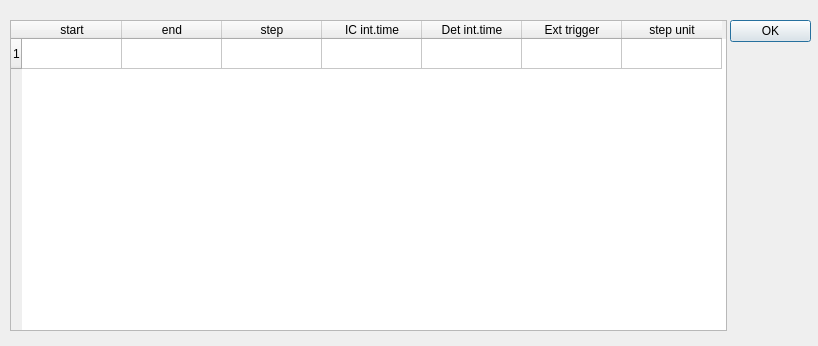
<?xml version="1.0" encoding="UTF-8"?>
<ui version="4.0">
 <class>Dialog</class>
 <widget class="QDialog" name="Dialog">
  <property name="geometry">
   <rect>
    <x>0</x>
    <y>0</y>
    <width>818</width>
    <height>346</height>
   </rect>
  </property>
  <property name="windowTitle">
   <string>Intervals</string>
  </property>
  <widget class="QDialogButtonBox" name="buttonBox">
   <property name="geometry">
    <rect>
     <x>730</x>
     <y>20</y>
     <width>81</width>
     <height>31</height>
    </rect>
   </property>
   <property name="orientation">
    <enum>Qt::Vertical</enum>
   </property>
   <property name="standardButtons">
    <set>QDialogButtonBox::Ok</set>
   </property>
  </widget>
  <widget class="QTableWidget" name="tableWidget">
   <property name="geometry">
    <rect>
     <x>10</x>
     <y>20</y>
     <width>717</width>
     <height>311</height>
    </rect>
   </property>
   <property name="showGrid">
    <bool>true</bool>
   </property>
   <row>
    <property name="text">
     <string>1</string>
    </property>
   </row>
   <column>
    <property name="text">
     <string>start</string>
    </property>
   </column>
   <column>
    <property name="text">
     <string>end</string>
    </property>
   </column>
   <column>
    <property name="text">
     <string>step</string>
    </property>
   </column>
   <column>
    <property name="text">
     <string>IC int.time</string>
    </property>
   </column>
   <column>
    <property name="text">
     <string>Det int.time</string>
    </property>
   </column>
   <column>
    <property name="text">
     <string>Ext trigger</string>
    </property>
   </column>
   <column>
    <property name="text">
     <string>step unit</string>
    </property>
   </column>
   <item row="0" column="0">
    <property name="text">
     <string/>
    </property>
   </item>
   <item row="0" column="2">
    <property name="text">
     <string/>
    </property>
   </item>
   <item row="0" column="5">
    <property name="text">
     <string/>
    </property>
   </item>
  </widget>
 </widget>
 <resources/>
 <connections>
  <connection>
   <sender>buttonBox</sender>
   <signal>accepted()</signal>
   <receiver>Dialog</receiver>
   <slot>accept()</slot>
   <hints>
    <hint type="sourcelabel">
     <x>248</x>
     <y>254</y>
    </hint>
    <hint type="destinationlabel">
     <x>157</x>
     <y>274</y>
    </hint>
   </hints>
  </connection>
  <connection>
   <sender>buttonBox</sender>
   <signal>rejected()</signal>
   <receiver>Dialog</receiver>
   <slot>reject()</slot>
   <hints>
    <hint type="sourcelabel">
     <x>316</x>
     <y>260</y>
    </hint>
    <hint type="destinationlabel">
     <x>286</x>
     <y>274</y>
    </hint>
   </hints>
  </connection>
 </connections>
</ui>
